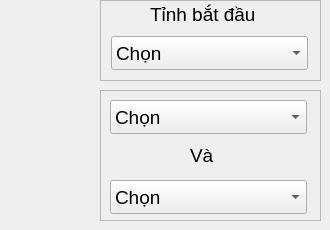
       <widget class="QWidget" name="input_TN">
        <widget class="QFrame" name="frame_17">
         <property name="geometry">
          <rect>
           <x>100</x>
           <y>90</y>
           <width>221</width>
           <height>131</height>
          </rect>
         </property>
         <property name="frameShape">
          <enum>QFrame::StyledPanel</enum>
         </property>
         <property name="frameShadow">
          <enum>QFrame::Plain</enum>
         </property>
         <widget class="QLabel" name="label_24">
          <property name="geometry">
           <rect>
            <x>90</x>
            <y>50</y>
            <width>31</width>
            <height>31</height>
           </rect>
          </property>
          <property name="font">
           <font>
            <pointsize>14</pointsize>
           </font>
          </property>
          <property name="text">
           <string>Và</string>
          </property>
         </widget>
         <widget class="QComboBox" name="tinh_di_TN">
          <property name="enabled">
           <bool>true</bool>
          </property>
          <property name="geometry">
           <rect>
            <x>10</x>
            <y>10</y>
            <width>197</width>
            <height>34</height>
           </rect>
          </property>
          <property name="font">
           <font>
            <pointsize>14</pointsize>
           </font>
          </property>
          <item>
           <property name="text">
            <string>Chọn</string>
           </property>
          </item>
          <item>
           <property name="text">
            <string>Kon Tum</string>
           </property>
          </item>
          <item>
           <property name="text">
            <string>Gia Lai</string>
           </property>
          </item>
          <item>
           <property name="text">
            <string>Đắk Lắk</string>
           </property>
          </item>
          <item>
           <property name="text">
            <string>Đắk Nông</string>
           </property>
          </item>
          <item>
           <property name="text">
            <string>Lâm Đồng</string>
           </property>
          </item>
         </widget>
         <widget class="QComboBox" name="tinh_ve_TN">
          <property name="enabled">
           <bool>true</bool>
          </property>
          <property name="geometry">
           <rect>
            <x>10</x>
            <y>90</y>
            <width>197</width>
            <height>34</height>
           </rect>
          </property>
          <property name="font">
           <font>
            <pointsize>14</pointsize>
           </font>
          </property>
          <item>
           <property name="text">
            <string>Chọn</string>
           </property>
          </item>
          <item>
           <property name="text">
            <string>Kon Tum</string>
           </property>
          </item>
          <item>
           <property name="text">
            <string>Gia Lai</string>
           </property>
          </item>
          <item>
           <property name="text">
            <string>Đắk Lắk</string>
           </property>
          </item>
          <item>
           <property name="text">
            <string>Đắk Nông</string>
           </property>
          </item>
          <item>
           <property name="text">
            <string>Lâm Đồng</string>
           </property>
          </item>
         </widget>
        </widget>
        <widget class="QFrame" name="frame_16">
         <property name="geometry">
          <rect>
           <x>100</x>
           <y>0</y>
           <width>221</width>
           <height>81</height>
          </rect>
         </property>
         <property name="frameShape">
          <enum>QFrame::StyledPanel</enum>
         </property>
         <property name="frameShadow">
          <enum>QFrame::Plain</enum>
         </property>
         <widget class="QComboBox" name="tinh_xp_TN">
          <property name="enabled">
           <bool>true</bool>
          </property>
          <property name="geometry">
           <rect>
            <x>11</x>
            <y>36</y>
            <width>197</width>
            <height>34</height>
           </rect>
          </property>
          <property name="font">
           <font>
            <pointsize>14</pointsize>
           </font>
          </property>
          <item>
           <property name="text">
            <string>Chọn</string>
           </property>
          </item>
          <item>
           <property name="text">
            <string>Kon Tum</string>
           </property>
          </item>
          <item>
           <property name="text">
            <string>Gia Lai</string>
           </property>
          </item>
          <item>
           <property name="text">
            <string>Đắk Lắk</string>
           </property>
          </item>
          <item>
           <property name="text">
            <string>Đắk Nông</string>
           </property>
          </item>
          <item>
           <property name="text">
            <string>Lâm Đồng</string>
           </property>
          </item>
         </widget>
         <widget class="QLabel" name="label_23">
          <property name="geometry">
           <rect>
            <x>50</x>
            <y>0</y>
            <width>129</width>
            <height>28</height>
           </rect>
          </property>
          <property name="font">
           <font>
            <pointsize>14</pointsize>
           </font>
          </property>
          <property name="text">
           <string>Tỉnh bắt đầu</string>
          </property>
         </widget>
        </widget>
       </widget>
